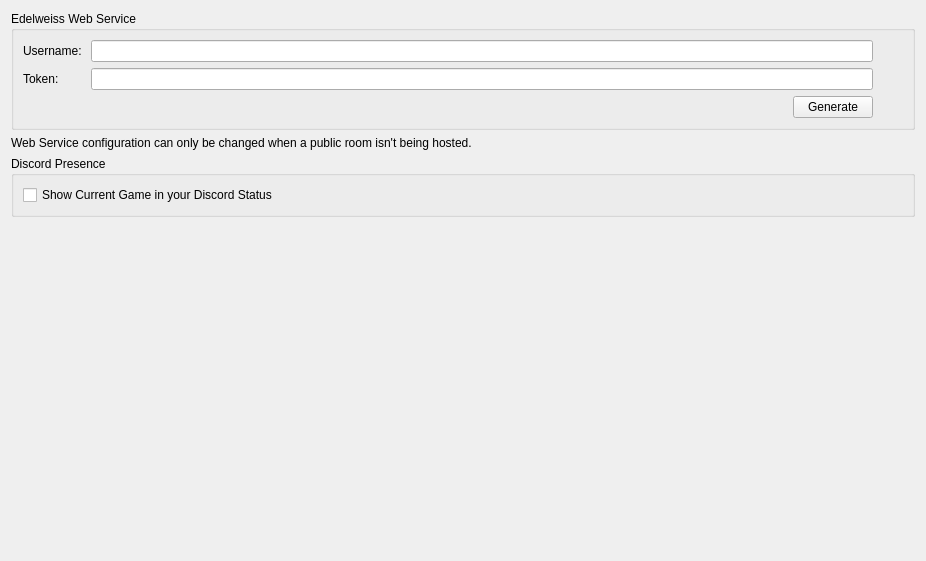
<?xml version="1.0" encoding="UTF-8"?>
<ui version="4.0">
 <class>ConfigureWeb</class>
 <widget class="QWidget" name="ConfigureWeb">
  <property name="geometry">
   <rect>
    <x>0</x>
    <y>0</y>
    <width>926</width>
    <height>561</height>
   </rect>
  </property>
  <property name="windowTitle">
   <string>Form</string>
  </property>
  <property name="accessibleName">
   <string>Web</string>
  </property>
  <layout class="QVBoxLayout" name="verticalLayout">
   <item>
    <layout class="QVBoxLayout" name="verticalLayout_3">
     <item>
      <widget class="QGroupBox" name="groupBoxWebConfig">
       <property name="title">
        <string>Edelweiss Web Service</string>
       </property>
       <layout class="QVBoxLayout" name="verticalLayoutYuzuWebService">
        <item>
         <layout class="QGridLayout" name="gridLayoutYuzuUsername">
          <item row="1" column="0">
           <widget class="QLabel" name="label_token">
            <property name="text">
             <string>Token: </string>
            </property>
           </widget>
          </item>
          <item row="0" column="0">
           <widget class="QLabel" name="label_username">
            <property name="sizePolicy">
             <sizepolicy hsizetype="Fixed" vsizetype="Preferred">
              <horstretch>0</horstretch>
              <verstretch>0</verstretch>
             </sizepolicy>
            </property>
            <property name="text">
             <string>Username: </string>
            </property>
           </widget>
          </item>
          <item row="0" column="1" colspan="4">
           <widget class="QLineEdit" name="edit_username">
            <property name="maxLength">
             <number>20</number>
            </property>
            <property name="echoMode">
             <enum>QLineEdit::EchoMode::Normal</enum>
            </property>
           </widget>
          </item>
          <item row="1" column="5">
           <widget class="QLabel" name="label_token_verified">
            <property name="sizePolicy">
             <sizepolicy hsizetype="Fixed" vsizetype="Preferred">
              <horstretch>0</horstretch>
              <verstretch>0</verstretch>
             </sizepolicy>
            </property>
            <property name="minimumSize">
             <size>
              <width>24</width>
              <height>0</height>
             </size>
            </property>
           </widget>
          </item>
          <item row="1" column="1" colspan="4">
           <widget class="QLineEdit" name="edit_token">
            <property name="inputMethodHints">
             <set>Qt::InputMethodHint::ImhLowercaseOnly</set>
            </property>
            <property name="maxLength">
             <number>80</number>
            </property>
            <property name="echoMode">
             <enum>QLineEdit::EchoMode::Normal</enum>
            </property>
           </widget>
          </item>
          <item row="0" column="5">
           <widget class="QLabel" name="label_username_verified">
            <property name="text">
             <string/>
            </property>
           </widget>
          </item>
          <item row="2" column="4">
           <widget class="QPushButton" name="button_generate">
            <property name="sizePolicy">
             <sizepolicy hsizetype="Fixed" vsizetype="Fixed">
              <horstretch>0</horstretch>
              <verstretch>0</verstretch>
             </sizepolicy>
            </property>
            <property name="text">
             <string>Generate</string>
            </property>
           </widget>
          </item>
          <item row="2" column="1" colspan="3">
           <spacer name="horizontalSpacer">
            <property name="orientation">
             <enum>Qt::Orientation::Horizontal</enum>
            </property>
            <property name="sizeHint" stdset="0">
             <size>
              <width>40</width>
              <height>20</height>
             </size>
            </property>
           </spacer>
          </item>
         </layout>
        </item>
       </layout>
      </widget>
     </item>
     <item>
      <widget class="QLabel" name="label_disable_info">
       <property name="text">
        <string>Web Service configuration can only be changed when a public room isn't being hosted.</string>
       </property>
       <property name="wordWrap">
        <bool>true</bool>
       </property>
      </widget>
     </item>
    </layout>
   </item>
   <item>
    <widget class="QGroupBox" name="discord_group">
     <property name="title">
      <string>Discord Presence</string>
     </property>
     <layout class="QVBoxLayout" name="verticalLayout_21">
      <item>
       <widget class="QCheckBox" name="toggle_discordrpc">
        <property name="text">
         <string>Show Current Game in your Discord Status</string>
        </property>
       </widget>
      </item>
     </layout>
    </widget>
   </item>
   <item>
    <spacer name="verticalSpacer">
     <property name="orientation">
      <enum>Qt::Orientation::Vertical</enum>
     </property>
     <property name="sizeHint" stdset="0">
      <size>
       <width>20</width>
       <height>40</height>
      </size>
     </property>
    </spacer>
   </item>
  </layout>
 </widget>
 <resources/>
 <connections/>
</ui>
